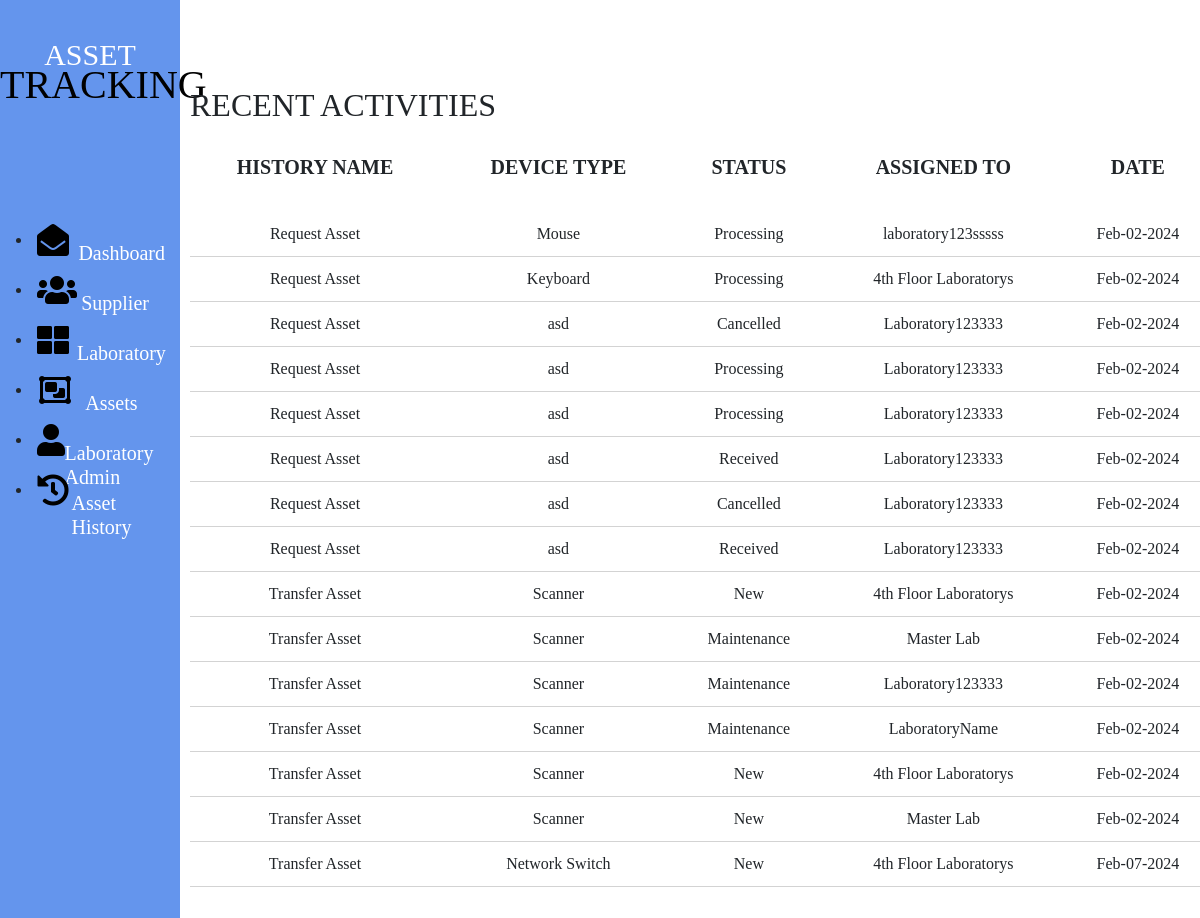
/myDashboard/assetHistoryPage.php, run on the app's committed database.
### tables this page shows
CREATE TABLE `request_asset` (
  `req_id` int(50) NOT NULL,
  `req_name` varchar(50) NOT NULL,
  `req_status` varchar(50) NOT NULL,
  `quantity_asset` int(50) NOT NULL,
  `lab_id` int(50) NOT NULL,
  `req_date` varchar(50) NOT NULL
);

CREATE TABLE `laboratories` (
  `lab_id` int(20) NOT NULL,
  `lab_name` varchar(50) NOT NULL,
  `lab_date` varchar(50) NOT NULL,
  `admin_id` int(50) NOT NULL
);

CREATE TABLE `transaction_table` (
  `trans_id` int(50) NOT NULL,
  `asset_id` int(50) NOT NULL,
  `lab_id` int(50) NOT NULL,
  `sup_id` int(50) NOT NULL,
  `asset_stat` varchar(50) NOT NULL,
  `trans_date` varchar(50) NOT NULL
);

CREATE TABLE `assets` (
  `asset_id` int(50) NOT NULL,
  `asset_brand` varchar(50) NOT NULL,
  `asset_type` varchar(50) NOT NULL,
  `asset_status` varchar(50) NOT NULL,
  `asset_desc` varchar(50) NOT NULL,
  `asset_quant` int(50) NOT NULL,
  `sup_id` int(50) NOT NULL
);

### myDashboard/assetHistoryPage.php (the view, shortened to what this page needs)
<?php
    include "templates/header.php";
?>
        <div class="content" id="content">
            <div class="display">
                <h2 class = "assetActivtitiesTitle">RECENT ACTIVITIES</h2>
                    <div class="historyAssetDisplay">
                        <table class = "" id = "">
                            <thead class = "assetHistoryVos">
                                <tr id = "assetHistoryCol">
                                    <th class = "rowHistory" id = "rowHistory">HISTORY NAME</th>
                                    <th class = "rowHistory">DEVICE TYPE</th>
                                    <th class = "rowHistory">STATUS</th>
                                    <th class = "rowHistory">ASSIGNED TO</th>
                                    <th class = "rowHistory">DATE</th>
                                </tr>
                            </thead>
                            <tbody  class = "bodyTableAssetHistory">
                                <?php
                                require_once('db_connector.php');
                                    $sql = "SELECT transaction_table.trans_id as trans_id, transaction_table.asset_id as asset_id, transaction_table.lab_id as lab_id, transaction_table.sup_id as sup_id, transaction_table.asset_stat as asset_status,transaction_table.trans_date as trans_date, assets.asset_type as asset_type, assets.asset_quant as asset_quant, assets.asset_brand as asset_brand, assets.asset_desc as asset_desc,  CONCAT(supplier.sup_fname, ' ', supplier.sup_lname) as suplFulName,supplier.company_name as company_name, laboratories.lab_name as assign_lab FROM transaction_table INNER JOIN assets ON transaction_table.asset_id = assets.asset_id INNER JOIN laboratories ON transaction_table.lab_id = laboratories.lab_id INNER JOIN supplier ON transaction_table.sup_id = supplier.sup_id";
                                    $sqlRequest = "SELECT request_asset.req_id as req_id, request_asset.req_name as req_name, request_asset.req_status as req_status, request_asset.quantity_asset as quantity, request_asset.lab_id as lab_id, request_asset.req_date as req_date, laboratories.lab_name as labname FROM request_asset INNER JOIN laboratories ON request_asset.lab_id = laboratories.lab_id";
                                    $resultReq = $connection->query($sqlRequest);
                                    $result = $connection->query($sql);
                                    while($rowReq = $resultReq->fetch_assoc()){
                                        echo "
                                        <tbody  class = 'table-row'>
                                            <td  id = 'laboratoryRow'>Request Asset</td>
                                            <td id = 'laboratoryRow' >$rowReq[req_name]</td>
                                            <td  id = 'laboratoryRow'>$rowReq[req_status]</td>
                                            <td  id = 'laboratoryRow'>$rowReq[labname]</td>
                                            <td  id = 'laboratoryRow'>$rowReq[req_date]</td>
                                        ";
                                    }
                                    while($row = $result->fetch_assoc()){
                                        echo "
                                        <tbody class = 'table-row' data-company = '$row[company_name]', data-assetBrand = '$row[asset_brand]' data-status = '$row[asset_status]' data-contactSup = '$row[suplFulName]'data-description = '$row[asset_desc]' data-assetType = '$row[asset_type]'>
                                            <td  id = 'laboratoryRow'>Transfer Asset</td>
                                            <td  id = 'laboratoryRow'>$row[asset_type]</td>
                                            <td id = 'laboratoryRow' >$row[asset_status]</td>
                                            <td  id = 'laboratoryRow'>$row[assign_lab]</td>
                                            <td id = 'laboratoryRow'>$row[trans_date]</td>
                                        ";
                                    }
                                ?>
                            </tbody>
                        </table>
                </div>
            </div>
        </div>
    </div>
</body>
</html>

### myDashboard/newcss.css (style rules this page uses)
* { padding: 0; margin: 0; position: relative; font-family: 'Times New Roman', Times, serif; }
.content { width: 85%; }
.display { width: 100%; position: fixed; margin-left: 10px; padding-top: 3%; height: 700px; overflow-y: auto; }
.display { height: 890px; }
#laboratoryRow { padding-top: 10px; padding-bottom: 10px; border-bottom: 1px solid lightgray; }
tr { text-align: center; }
table { width: 100%; border-collapse: collapse; }
.historyAssetDisplay { padding-top: 20px; max-height: 900px; width: 85%; overflow-y: auto; }
#assetHistoryCol { font-size: 20px; }
.rowHistory { padding-bottom: 30px; }
#rowHistory { width: 250px; }
.assetActivtitiesTitle { margin-top: 50px; }

### data on the page
request_asset: req_name "Mouse", req_status "Processing", lab.lab_name "laboratory123sssss", req_date "Feb-02-2024"
request_asset: req_name "Keyboard", req_status "Processing", lab.lab_name "4th Floor Laboratorys", req_date "Feb-02-2024"
request_asset: req_name "asd", req_status "Cancelled", lab.lab_name "Laboratory123333", req_date "Feb-02-2024"
request_asset: req_name "asd", req_status "Processing", lab.lab_name "Laboratory123333", req_date "Feb-02-2024"
request_asset: req_name "asd", req_status "Processing", lab.lab_name "Laboratory123333", req_date "Feb-02-2024"
request_asset: req_name "asd", req_status "Received", lab.lab_name "Laboratory123333", req_date "Feb-02-2024"
request_asset: req_name "asd", req_status "Cancelled", lab.lab_name "Laboratory123333", req_date "Feb-02-2024"
request_asset: req_name "asd", req_status "Received", lab.lab_name "Laboratory123333", req_date "Feb-02-2024"
transaction_table: asset.asset_type "Scanner", asset_stat "New", lab.lab_name "4th Floor Laboratorys", trans_date "Feb-02-2024"
transaction_table: asset.asset_type "Scanner", asset_stat "Maintenance", lab.lab_name "Master Lab", trans_date "Feb-02-2024"
transaction_table: asset.asset_type "Scanner", asset_stat "Maintenance", lab.lab_name "Laboratory123333", trans_date "Feb-02-2024"
transaction_table: asset.asset_type "Scanner", asset_stat "Maintenance", lab.lab_name "LaboratoryName", trans_date "Feb-02-2024"
transaction_table: asset.asset_type "Scanner", asset_stat "New", lab.lab_name "4th Floor Laboratorys", trans_date "Feb-02-2024"
transaction_table: asset.asset_type "Scanner", asset_stat "New", lab.lab_name "Master Lab", trans_date "Feb-02-2024"
transaction_table: asset.asset_type "Network Switch", asset_stat "New", lab.lab_name "4th Floor Laboratorys", trans_date "Feb-07-2024"
